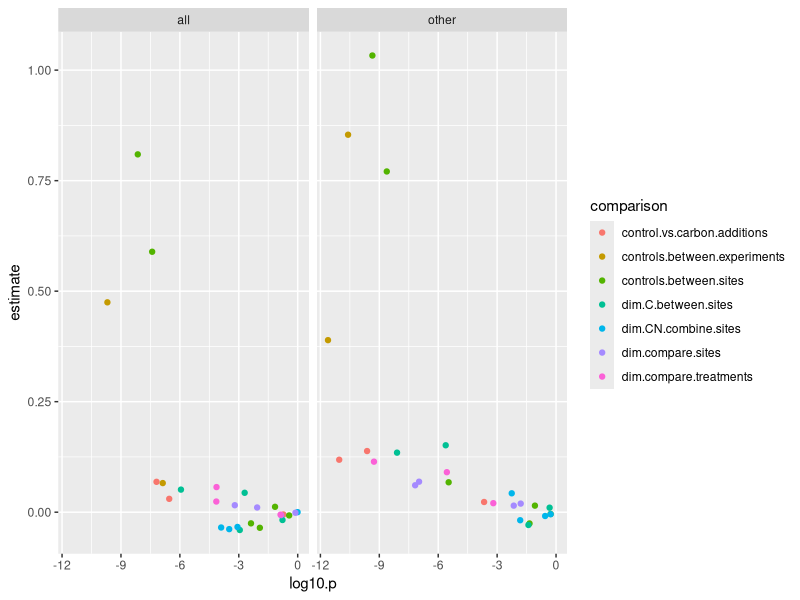
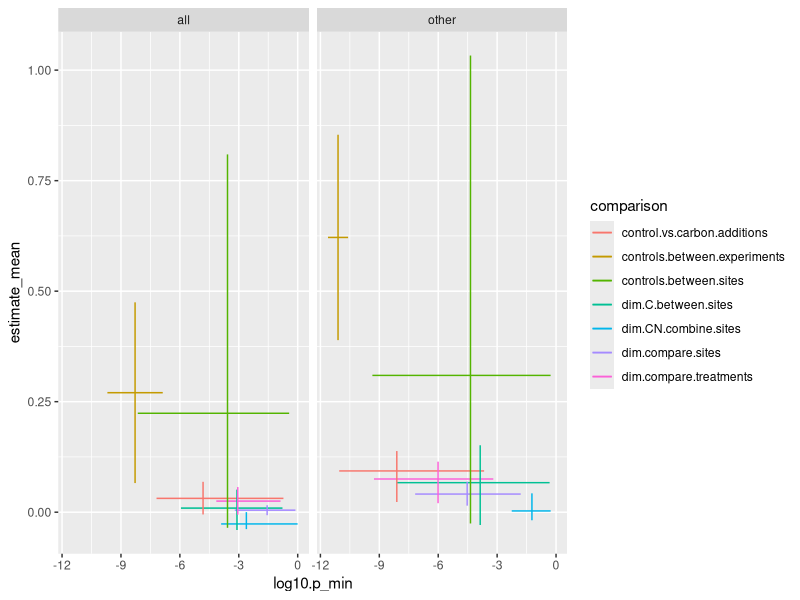
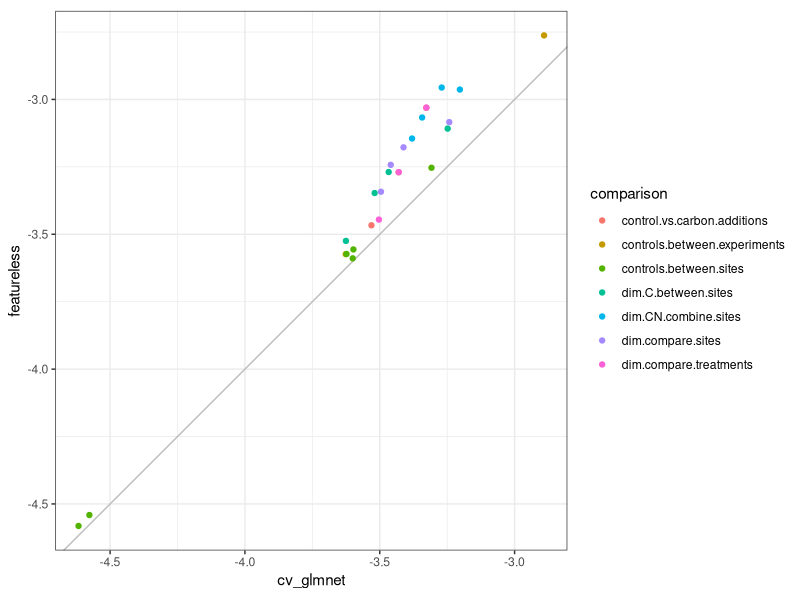
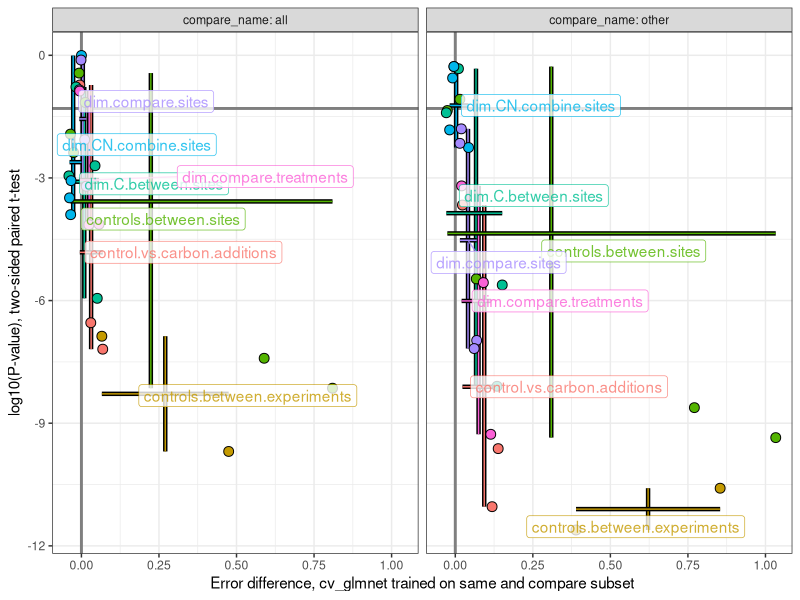

The R source for these figures, in order:
library(data.table)
library(ggplot2)
score.out <- fread(
  "figure-scatter-data.csv"
)[, `:=`(
  comparison_group=paste(comparison, test.group),
  log10.regr.mse = log10(regr.mse)
)][]
ord <- c(
  "all",
  "all-same",
  "same",
  "other-same",
  "other")
score.stats <- dcast(
  score.out,
  comparison_group + comparison + train.groups + test.group + algorithm ~ .,
  list(mean, sd, length),
  value.var="log10.regr.mse"
)[, `:=`(
  log10.regr.mse_lo=log10.regr.mse_mean-log10.regr.mse_sd,
  log10.regr.mse_hi=log10.regr.mse_mean+log10.regr.mse_sd,
  train_subsets=factor(train.groups,ord)
)][]
range.tall <- melt(
  score.stats,
  measure.vars=c("log10.regr.mse_hi","log10.regr.mse_lo"))
range.wide <- dcast(
  range.tall,
  comparison_group ~ .,
  list(min, max))
getNorm <- function(DT, ...){
  measure.vars <- c(...)
  range.join <- range.wide[DT, on="comparison_group"]
  tall.join <- melt(
    range.join,
    measure.vars=measure.vars
  )[
  , norm := (value-value_min)/(value_max-value_min)
  ][]
  dcast(
    tall.join, 
    train_subsets + comparison_group + algorithm ~ variable,
    value.var="norm")
}
wide.join <- getNorm(score.stats, "log10.regr.mse_hi","log10.regr.mse_lo","log10.regr.mse_mean")

score.wide <- dcast(
  score.out[algorithm=="cv_glmnet"],
  algorithm + comparison_group + comparison + test.fold + test.group ~ train.groups,
  value.var="log10.regr.mse")
score.tall <- melt(
  score.wide,
  measure.vars=c("all","other"),
  variable.name="compare_name",
  value.name="compare_error")
pval.dt <- score.tall[, {
  test.res <- t.test(compare_error, same, paired=TRUE)
  with(test.res, data.table(
    estimate,
    p.value,
    compare_mean=mean(compare_error,na.rm=TRUE),
    same_mean=mean(same,na.rm=TRUE),
    log10.p=log10(p.value),
    N=.N))
}, by=.(
  algorithm, comparison, test.group, compare_name,
  comparison_group,
  train_subsets=factor(paste0(compare_name,"-same"),ord)
)]
pval.join <- getNorm(pval.dt, "compare_mean", "same_mean")

ggplot()+
  geom_point(aes(
    log10.p, estimate, color=comparison),
    data=pval.dt)+
  facet_grid(. ~ compare_name)

cross.dt <- dcast(
  pval.dt,
  compare_name + comparison ~ .,
  list(min, max, mean),
  value.var=c("estimate","log10.p"))

ggplot()+
  geom_segment(aes(
    log10.p_min, estimate_mean,
    xend=log10.p_max, yend=estimate_mean,
    color=comparison),
    data=cross.dt)+
  geom_segment(aes(
    log10.p_mean, estimate_min,
    xend=log10.p_mean, yend=estimate_max,
    color=comparison),
    data=cross.dt)+
  facet_grid(. ~ compare_name)

only.same <- score.stats[train_subsets=="same"]
wide.same <- dcast(
  only.same,
  comparison + comparison_group + test.group ~ algorithm,
  value.var="log10.regr.mse_mean")
ggplot()+
  geom_abline(aes(
    slope=slope,
    intercept=intercept),
    color="grey",
    data=data.table(slope=1, intercept=0))+
  geom_point(aes(
    cv_glmnet, featureless, color=comparison),
    data=wide.same)+
  coord_equal()+
  theme_bw()

seg.size <- 1.5
vhline.color <- "grey50"
vhline.size <- 1
point.size <- 3
text.both <-   rbind(
  cross.dt[, .(what="cross", comparison, compare_name, estimate=estimate_mean, log10.p=log10.p_mean, lab=comparison)],
  pval.dt[, .(what="pval", comparison, compare_name, estimate, log10.p, lab=test.group)])
gg <- ggplot()+
  theme_bw()+
  theme(legend.position="none")+
  geom_vline(aes(
    xintercept=diff),
    color=vhline.color,
    size=vhline.size,
    data.table(diff=0))+
  geom_hline(aes(
    yintercept=log10.p),
    color=vhline.color,
    size=vhline.size,
    data.table(log10.p=log10(0.05)))+
  geom_segment(aes(
    estimate_mean, log10.p_min, 
    yend=log10.p_max, xend=estimate_mean),
    size=seg.size,
    data=cross.dt)+
  geom_segment(aes(
    estimate_mean, log10.p_min, 
    color=comparison,
    yend=log10.p_max, xend=estimate_mean),
    size=seg.size-1,
    data=cross.dt)+
  geom_segment(aes(
    estimate_min, log10.p_mean, 
    yend=log10.p_mean, xend=estimate_max),
    size=seg.size,
    data=cross.dt)+
  geom_segment(aes(
    estimate_min, log10.p_mean, 
    color=comparison,
    yend=log10.p_mean, xend=estimate_max),
    size=seg.size-1,
    data=cross.dt)+
  geom_point(aes(
    estimate, log10.p, fill=comparison),
    shape=21,
    color="black",
    size=point.size,
    data=pval.dt)+
  ## geom_text(aes(
  ##   estimate_mean, log10.p_mean, 
  ##   label=comparison),
  ##   showSelected="comparison",
  ##   data=cross.dt)+
  ## geom_text(aes(
  ##   estimate, log10.p, label=test.group),
  ##   clickSelects="comparison_group",
  ##   showSelected="comparison",
  ##   data=pval.dt)+
  ggrepel::geom_label_repel(aes(
    estimate, log10.p, label=lab, color=comparison),
    alpha=0.8,
    data=text.both[what=="cross"])+
  scale_x_continuous(
    "Error difference, cv_glmnet trained on same and compare subset")+
  scale_y_continuous(
    "log10(P-value), two-sided paired t-test")+
  facet_grid(. ~ compare_name, labeller=label_both)
png("figure-scatter-print.png", width=10, height=5, units="in", res=200)
print(gg)
dev.off()
